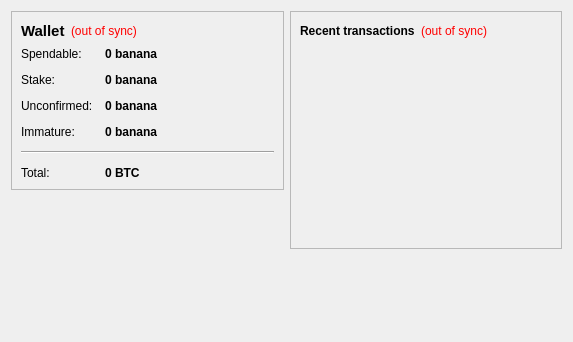
<?xml version="1.0" encoding="UTF-8"?>
<ui version="4.0">
 <class>OverviewPage</class>
 <widget class="QWidget" name="OverviewPage">
  <property name="geometry">
   <rect>
    <x>0</x>
    <y>0</y>
    <width>573</width>
    <height>342</height>
   </rect>
  </property>
  <property name="windowTitle">
   <string>Form</string>
  </property>
  <layout class="QHBoxLayout" name="horizontalLayout" stretch="1,1">
   <item>
    <layout class="QVBoxLayout" name="verticalLayout_2">
     <item>
      <widget class="QFrame" name="frame">
       <property name="frameShape">
        <enum>QFrame::StyledPanel</enum>
       </property>
       <property name="frameShadow">
        <enum>QFrame::Raised</enum>
       </property>
       <layout class="QVBoxLayout" name="verticalLayout_4">
        <item>
         <layout class="QHBoxLayout" name="horizontalLayout_4">
          <item>
           <widget class="QLabel" name="label_5">
            <property name="font">
             <font>
              <pointsize>11</pointsize>
              <weight>75</weight>
              <bold>true</bold>
             </font>
            </property>
            <property name="text">
             <string>Wallet</string>
            </property>
           </widget>
          </item>
          <item>
           <widget class="QLabel" name="labelWalletStatus">
            <property name="toolTip">
             <string>The displayed information may be out of date. Your wallet automatically synchronizes with the bananaCoin network after a connection is established, but this process has not completed yet.</string>
            </property>
            <property name="styleSheet">
             <string notr="true">QLabel { color: red; }</string>
            </property>
            <property name="text">
             <string notr="true">(out of sync)</string>
            </property>
            <property name="alignment">
             <set>Qt::AlignLeading|Qt::AlignLeft|Qt::AlignVCenter</set>
            </property>
           </widget>
          </item>
          <item>
           <spacer name="horizontalSpacer_2">
            <property name="orientation">
             <enum>Qt::Horizontal</enum>
            </property>
            <property name="sizeHint" stdset="0">
             <size>
              <width>40</width>
              <height>20</height>
             </size>
            </property>
           </spacer>
          </item>
         </layout>
        </item>
        <item>
         <layout class="QFormLayout" name="formLayout_2">
          <property name="fieldGrowthPolicy">
           <enum>QFormLayout::AllNonFixedFieldsGrow</enum>
          </property>
          <property name="horizontalSpacing">
           <number>12</number>
          </property>
          <property name="verticalSpacing">
           <number>12</number>
          </property>
          <item row="0" column="0">
           <widget class="QLabel" name="label">
            <property name="text">
             <string>Spendable:</string>
            </property>
           </widget>
          </item>
          <item row="0" column="1">
           <widget class="QLabel" name="labelBalance">
            <property name="font">
             <font>
              <weight>75</weight>
              <bold>true</bold>
             </font>
            </property>
            <property name="cursor">
             <cursorShape>IBeamCursor</cursorShape>
            </property>
            <property name="toolTip">
             <string>Your current spendable balance</string>
            </property>
            <property name="text">
             <string notr="true">0 banana</string>
            </property>
            <property name="textInteractionFlags">
             <set>Qt::LinksAccessibleByMouse|Qt::TextSelectableByKeyboard|Qt::TextSelectableByMouse</set>
            </property>
           </widget>
          </item>
          <item row="1" column="0">
           <widget class="QLabel" name="label_6">
            <property name="text">
             <string>Stake:</string>
            </property>
           </widget>
          </item>
          <item row="1" column="1">
           <widget class="QLabel" name="labelStake">
            <property name="font">
             <font>
              <weight>75</weight>
              <bold>true</bold>
             </font>
            </property>
            <property name="cursor">
             <cursorShape>IBeamCursor</cursorShape>
            </property>
            <property name="toolTip">
             <string>Total of coins that was staked, and do not yet count toward the current balance</string>
            </property>
            <property name="text">
             <string notr="true">0 banana</string>
            </property>
            <property name="textInteractionFlags">
             <set>Qt::LinksAccessibleByMouse|Qt::TextSelectableByKeyboard|Qt::TextSelectableByMouse</set>
            </property>
           </widget>
          </item>
          <item row="2" column="0">
           <widget class="QLabel" name="label_3">
            <property name="text">
             <string>Unconfirmed:</string>
            </property>
           </widget>
          </item>
          <item row="2" column="1">
           <widget class="QLabel" name="labelUnconfirmed">
            <property name="font">
             <font>
              <weight>75</weight>
              <bold>true</bold>
             </font>
            </property>
            <property name="cursor">
             <cursorShape>IBeamCursor</cursorShape>
            </property>
            <property name="toolTip">
             <string>Total of transactions that have yet to be confirmed, and do not yet count toward the current balance</string>
            </property>
            <property name="text">
             <string notr="true">0 banana</string>
            </property>
            <property name="textInteractionFlags">
             <set>Qt::LinksAccessibleByMouse|Qt::TextSelectableByKeyboard|Qt::TextSelectableByMouse</set>
            </property>
           </widget>
          </item>
          <item row="3" column="0">
           <widget class="QLabel" name="labelImmatureText">
            <property name="text">
             <string>Immature:</string>
            </property>
           </widget>
          </item>
          <item row="3" column="1">
           <widget class="QLabel" name="labelImmature">
            <property name="font">
             <font>
              <weight>75</weight>
              <bold>true</bold>
             </font>
            </property>
            <property name="toolTip">
             <string>Mined balance that has not yet matured</string>
            </property>
            <property name="text">
             <string notr="true">0 banana</string>
            </property>
            <property name="textInteractionFlags">
             <set>Qt::LinksAccessibleByMouse|Qt::TextSelectableByKeyboard|Qt::TextSelectableByMouse</set>
            </property>
           </widget>
          </item>
          <item row="4" column="0" colspan="2">
           <widget class="Line" name="line">
            <property name="orientation">
             <enum>Qt::Horizontal</enum>
            </property>
           </widget>
          </item>
          <item row="5" column="0">
           <widget class="QLabel" name="labelTotalText">
            <property name="text">
             <string>Total:</string>
            </property>
           </widget>
          </item>
          <item row="5" column="1">
           <widget class="QLabel" name="labelTotal">
            <property name="font">
             <font>
              <weight>75</weight>
              <bold>true</bold>
             </font>
            </property>
            <property name="cursor">
             <cursorShape>IBeamCursor</cursorShape>
            </property>
            <property name="toolTip">
             <string>Your current total balance</string>
            </property>
            <property name="text">
             <string notr="true">0 BTC</string>
            </property>
            <property name="textInteractionFlags">
             <set>Qt::LinksAccessibleByMouse|Qt::TextSelectableByKeyboard|Qt::TextSelectableByMouse</set>
            </property>
           </widget>
          </item>
         </layout>
        </item>
       </layout>
      </widget>
     </item>
     <item>
      <spacer name="verticalSpacer_3">
       <property name="orientation">
        <enum>Qt::Vertical</enum>
       </property>
       <property name="sizeHint" stdset="0">
        <size>
         <width>20</width>
         <height>40</height>
        </size>
       </property>
      </spacer>
     </item>
     <item>
      <widget class="QLabel" name="label_2">
       <property name="text">
        <string/>
       </property>
       <property name="pixmap">
        <pixmap resource="../bitcoin.qrc">:/images/backg</pixmap>
       </property>
       <property name="scaledContents">
        <bool>false</bool>
       </property>
       <property name="alignment">
        <set>Qt::AlignCenter</set>
       </property>
      </widget>
     </item>
     <item>
      <spacer name="verticalSpacer">
       <property name="orientation">
        <enum>Qt::Vertical</enum>
       </property>
       <property name="sizeHint" stdset="0">
        <size>
         <width>20</width>
         <height>40</height>
        </size>
       </property>
      </spacer>
     </item>
    </layout>
   </item>
   <item>
    <layout class="QVBoxLayout" name="verticalLayout_3">
     <item>
      <widget class="QFrame" name="frame_2">
       <property name="frameShape">
        <enum>QFrame::StyledPanel</enum>
       </property>
       <property name="frameShadow">
        <enum>QFrame::Raised</enum>
       </property>
       <layout class="QVBoxLayout" name="verticalLayout">
        <item>
         <layout class="QHBoxLayout" name="horizontalLayout_2">
          <item>
           <widget class="QLabel" name="label_4">
            <property name="text">
             <string>&lt;b&gt;Recent transactions&lt;/b&gt;</string>
            </property>
           </widget>
          </item>
          <item>
           <widget class="QLabel" name="labelTransactionsStatus">
            <property name="toolTip">
             <string>The displayed information may be out of date. Your wallet automatically synchronizes with the bananaCoin network after a connection is established, but this process has not completed yet.</string>
            </property>
            <property name="styleSheet">
             <string notr="true">QLabel { color: red; }</string>
            </property>
            <property name="text">
             <string notr="true">(out of sync)</string>
            </property>
            <property name="alignment">
             <set>Qt::AlignRight|Qt::AlignTrailing|Qt::AlignVCenter</set>
            </property>
           </widget>
          </item>
          <item>
           <spacer name="horizontalSpacer">
            <property name="orientation">
             <enum>Qt::Horizontal</enum>
            </property>
            <property name="sizeHint" stdset="0">
             <size>
              <width>40</width>
              <height>20</height>
             </size>
            </property>
           </spacer>
          </item>
         </layout>
        </item>
        <item>
         <widget class="QListView" name="listTransactions">
          <property name="styleSheet">
           <string notr="true">QListView { background: transparent; }</string>
          </property>
          <property name="frameShape">
           <enum>QFrame::NoFrame</enum>
          </property>
          <property name="verticalScrollBarPolicy">
           <enum>Qt::ScrollBarAlwaysOff</enum>
          </property>
          <property name="horizontalScrollBarPolicy">
           <enum>Qt::ScrollBarAlwaysOff</enum>
          </property>
          <property name="selectionMode">
           <enum>QAbstractItemView::NoSelection</enum>
          </property>
         </widget>
        </item>
       </layout>
      </widget>
     </item>
     <item>
      <spacer name="verticalSpacer_2">
       <property name="orientation">
        <enum>Qt::Vertical</enum>
       </property>
       <property name="sizeHint" stdset="0">
        <size>
         <width>20</width>
         <height>40</height>
        </size>
       </property>
      </spacer>
     </item>
    </layout>
   </item>
  </layout>
 </widget>
 <resources>
  <include location="../bitcoin.qrc"/>
 </resources>
 <connections/>
</ui>
